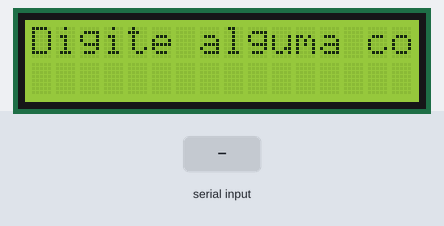
This sketch was run on a simulated Arduino Uno, built with avr-gcc and run on an emulated ATmega328P. On the bench: 16×2 character LCD. The inputs (shaded band) are chosen by the test bench.

Above: at 1.2 s.
1.3 s: "1" received over Serial
At 2.5 s:
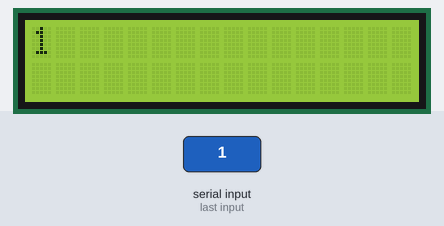
2.8 s: "0" received over Serial
At 3.6 s:
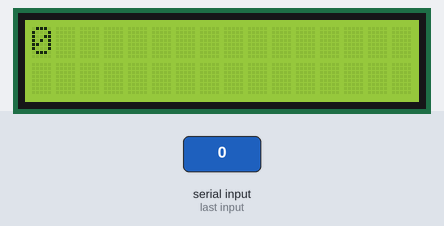
4.3 s: "2" received over Serial
At 4.8 s:
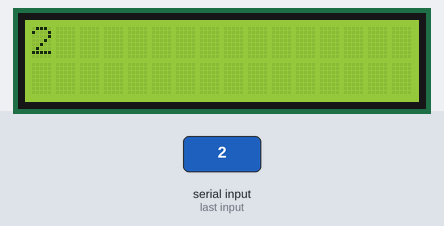
Timing chart, 0 to 7.3 s (numbered marks = the images above; inputs shaded):
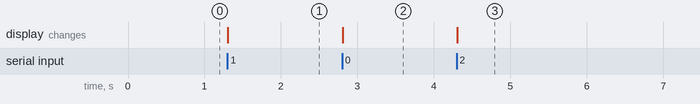

Measured:
- after the input at 1.3 s, the display: changes at once (image 1)
- after the input at 2.8 s, the display: changes at once (image 2)
- after the input at 4.3 s, the display: changes at once (image 3)

The sketch:

Serial2LCD_BR.ino
```cpp
/*
	***	SERIAL MONITOR PARA LCD ***
	por: Marlon soares
	marlonslbr@gmail.com

  Circuito:
 * LCD RS pin to digital pin 12
 * LCD Enable pin to digital pin 11
 * LCD D4 pin to digital pin 5
 * LCD D5 pin to digital pin 4
 * LCD D6 pin to digital pin 3
 * LCD D7 pin to digital pin 2
 * LCD R/W pin to ground
 * LCD VSS pin to ground
 * LCD VCC pin to 5V
 * 10K resistor:
 * ends to +5V and ground
 * wiper to LCD VO pin (pin 3)

*/

// inclui a biblioteca para o LCD
#include <LiquidCrystal.h>


// Cria o objeto lcd e define os terminais usados para a conexao
const int rs = 12, en = 11, d4 = 5, d5 = 4, d6 = 3, d7 = 2;
LiquidCrystal lcd(rs, en, d4, d5, d6, d7);

void setup() {
  Serial.begin(115200);	//Inicia a serial com 115200 bauds de velocidade

  lcd.begin(16, 2);		//Configura o display para 16x2
  lcd.print("Digite alguma coisa!");
}

void loop() {
  if(Serial.available()){	//Se receber alguma coisa pela serial..
    lcd.clear();			//Limpe o display

    char recebido[32]="";		//Limpe a variável "recebido"
    						//Limpe a variável "recebido"
    for(int x=0;x<32;x++){	//Limpe a variável "recebido"
      recebido[x]=' ';		//Limpe a variável "recebido"
    }

    int a=0;				//Conta o numero de caracteres recebidos
    while(Serial.available()>0){	//Enquanto receber alguma coisa da serial..
      recebido[a]=Serial.read(); 		//Salve na variável "recebido"
      a++;							//e incrementa a variável "a" para o novo caracter
    }

    lcd.setCursor(0,0);		//Configure o cursor para a primeira linha
    for(int x=0;x<16;x++){ 	//Exiba os primeiros 16 caracteres na primera linha
      lcd.print(recebido[x]);
    }

    lcd.setCursor(0,1);		//Configure o cursor para a segunda linha
    for(int x=16;x<32;x++){	//Exiba os próximos 16 caracteres na segunda linha
      lcd.print(recebido[x]);
    }

    						//Se vocẽ tive um display com mais de 2 linhas...
    						//copie o bloco acima e substitua apenas a
    						//linha do cursor.

  }
}							//FIM do LOOP
```
